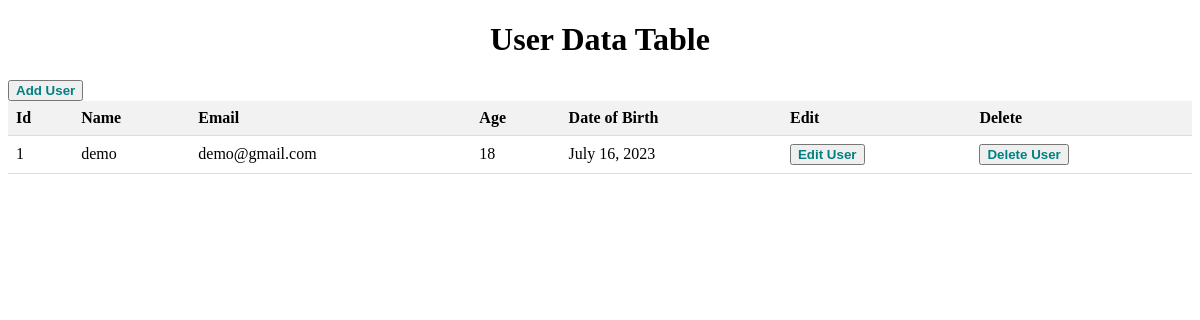
The app's page /, older data.
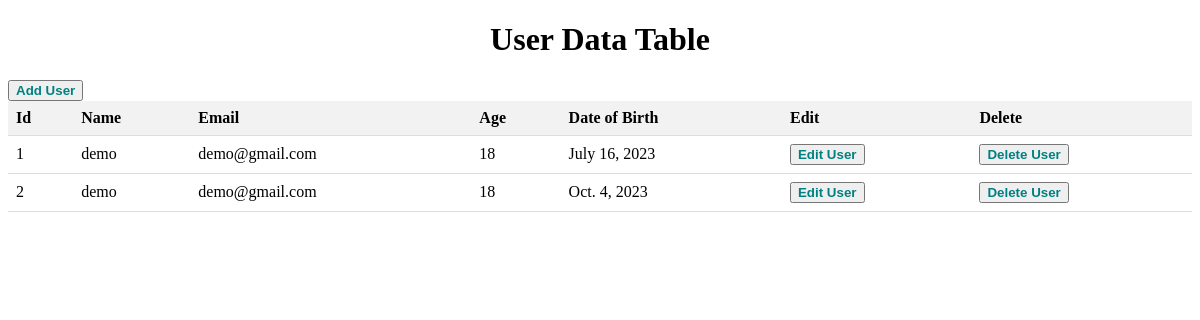
The same page, newer data.
### user_data/models.py (models this page shows, shortened)
class UserData(models.Model):
    name = models.CharField(max_length=255)
    email = models.EmailField()
    age = models.PositiveIntegerField()
    dob = models.DateField()

### user_data/views.py (the view)
# urls.py: path('', UserDataListView.as_view(), name='user_data_list'),
class UserDataListView(ListView):
    model = UserData
    template_name = 'user_data_list.html'
    context_object_name = 'users'

### templates/user_data_list.html
{% extends 'base.html' %}
{% block content %}
    <h1>User Data Table</h1>
    <table>
        <thead>
            <tr>
            <button>
                <a href="{% url 'user_data_create' %}">Add User</a>
            </button>
            </tr>
            <tr>
                <th>Id</th>
                <th>Name</th>
                <th>Email</th>
                <th>Age</th>
                <th>Date of Birth</th>
                <th>Edit</th>
                <th>Delete</th>
            </tr>
        </thead>
        <tbody>
            {% for user in users %}
            <tr>
                <td>{{ forloop.counter }}</td>
                <td>{{ user.name }}</td>
                <td>{{ user.email }}</td>
                <td>{{ user.age }}</td>
                <td>{{ user.dob }}</td>
                <td><button><a href="{% url 'user_data_update' user.pk %}">Edit User</a></button></td>
                <td><button><a href="{% url 'user_data_delete' user.pk %}">Delete User</a></button></td>
            </tr>
            {% empty %}
            <tr>
                <td colspan="7">No user data available.</td>
            </tr>
            {% endfor %}
        </tbody>
    </table>
{% endblock content %}

Row changes from the older to the newer data that the page shows:
added UserData: name "demo", email "demo@gmail.com", age "18", dob "Oct. 4, 2023"
